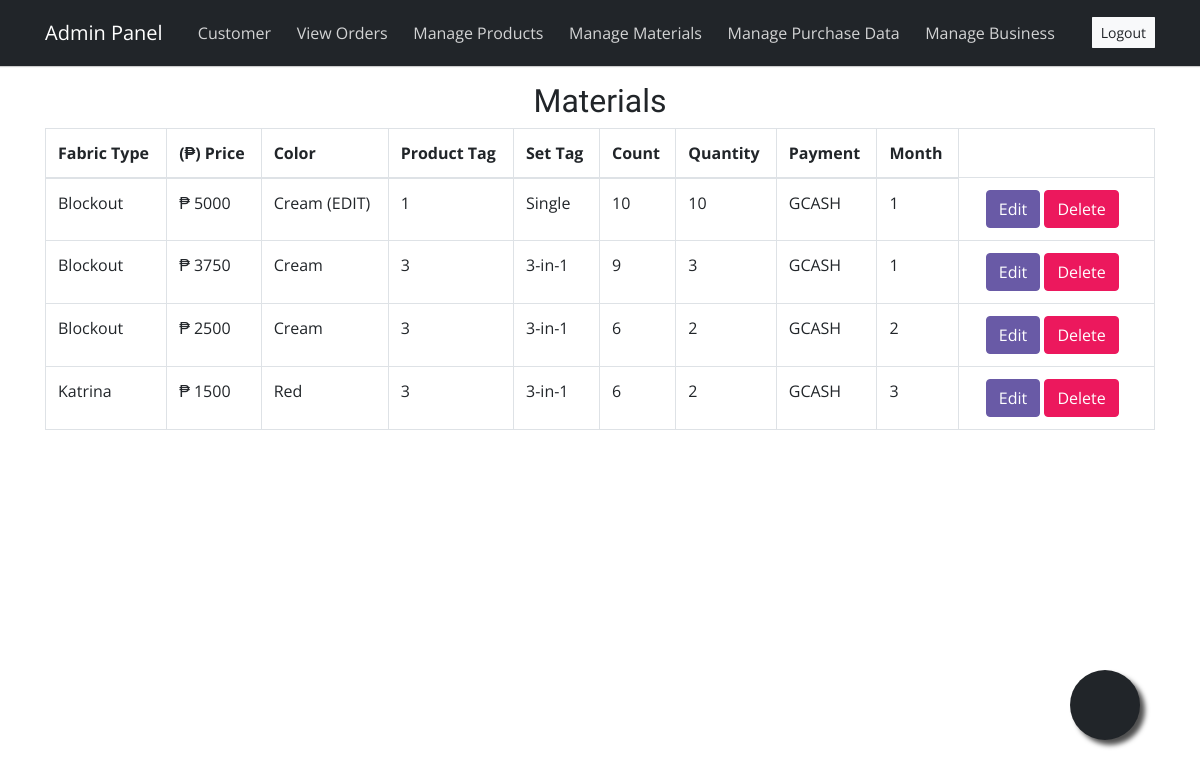
The app's page /admin-analytics (signed in) with its own data.
### fchub/models.py (models this page shows)
class analytics(models.Model):
    PAYMENT_CHOICES = (
        ('GCASH','GCASH'),
        ('CASH ON DELIVERY','CASH ON DELIVERY'),
        ('LBC','LBC'),
        ('OTHERS','OTHERS'),
    )
    PRODUCT_TAG_CHOICES = (
        (1, 'Blockout'),
        (2, '5-in-1 Katrina'),
        (3, '3-in-1 Katrina'),
        (4, 'Tieback Holder'),
    )
    FABRIC_CHOICES = (
        ('Katrina','Katrina'),
        ('Blockout','Blockout'),
        ('Sheer','Sheer'),
        ('None','None'),
    )
    SET_CHOICES = (
        ('5-in-1','5-in-1'),
        ('3-in-1','3-in-1'),
        ('Single','Single'),
        ('None','None'),
    )
    fabric_type = models.CharField(max_length=250, null= True,choices=FABRIC_CHOICES)
    payment = models.CharField(max_length=250,null=True,choices=PAYMENT_CHOICES)
    price  = models.PositiveIntegerField(null=True)
    color = models.CharField(max_length=250, null=True)
    product_tag = models.SmallIntegerField(choices=PRODUCT_TAG_CHOICES)
    set_tag = models.CharField(max_length=250, choices=SET_CHOICES, null=True)
    month_of_purhase = models.PositiveSmallIntegerField(null=True,choices=MONTHS.items())
    qty = models.PositiveIntegerField(null=True)
    count = models.PositiveIntegerField(null=True)

### fchub/views.py (the view)
# urls.py: path('admin-analytics', views.admin_analytics_view,name='admin-analytics'),
@login_required(login_url='adminlogin')
def admin_analytics_view(request):
    analytics=models.analytics.objects.all()
    return render(request,'admin-analytics.html',{'analytics':analytics})

### fchub/templates/admin-analytics.html (shortened to what this page needs)
{% extends 'admin-base.html' %}
{% load static %}
{% block content %}
<head>
</head>
<div class="container">
  <div class="panel panel-primary">
    <div class="panel-heading text-center">
      <h2 class="text-dark">Materials</h2>
    </div>
    <table class="table table-hover table-bordered" id="dev-table">
      <thead>
        <tr>
          <th>Fabric Type</th>
          <th>(₱) Price</th>
          <th>Color</th>
          <th>Product Tag</th>
          <th>Set Tag</th>
          <th>Count</th>
          <th>Quantity</th>
          <th>Payment</th>
          <th>Month</th>
        </tr>
      </thead>
      {% for a in analytics %}
    {% if a %}
      <tr>
        <td> {{a.fabric_type}}</td>
        <td> ₱ {{a.price}}</td>
        <td>{{a.color}}</td>
        <td>{{a.product_tag}}</td>
        <td>{{a.set_tag}}</td>
        <td> {{a.count}}</td>
        <td> {{a.qty}}</td>
        <td> {{a.payment}}</td>
        <td> {{a.month_of_purhase}}</td>
        <td>
          <div class="container" margin="40px">
            <a class="btn btn-primary rounded btn-xs" href="{% url 'update-analytics' a.id  %}">Edit</a>
            <a class="btn btn-danger rounded btn-xs" href="{% url 'delete-analytics' a.id %}">Delete</a>
          </div>
          </td>
      </tr>
      {%else%}
      <br><br><br>
      <h1>No Info!!</h1>
      {% endif %}
      {% endfor %}
    </table>
  </div>
</div>
<a href="/admin-add-info-analytics" class="float">
<i class="fa fa-plus my-float"></i>
</a>
{% endblock content %}

### fchub/templates/admin-analytics.html (style rules this page uses)
.float { position:fixed; width:70px; height:70px; bottom:60px; right:60px; background-color:#212529; color:#FFF; border-radius:50px; text-align:center; box-shadow: 5px 5px 5px #505050; }
.my-float { margin-top:22px; }
.fa { padding: 0em 0.5em; }

### records on screen
analytics: fabric_type "Blockout", price "5000", color "Cream (EDIT)", product_tag "1", set_tag "Single", count "10", qty "10", payment "GCASH", month_of_purhase "1"
analytics: fabric_type "Blockout", price "3750", color "Cream", product_tag "3", set_tag "3-in-1", count "9", qty "3", payment "GCASH", month_of_purhase "1"
analytics: fabric_type "Blockout", price "2500", color "Cream", product_tag "3", set_tag "3-in-1", count "6", qty "2", payment "GCASH", month_of_purhase "2"
analytics: fabric_type "Katrina", price "1500", color "Red", product_tag "3", set_tag "3-in-1", count "6", qty "2", payment "GCASH", month_of_purhase "3"
